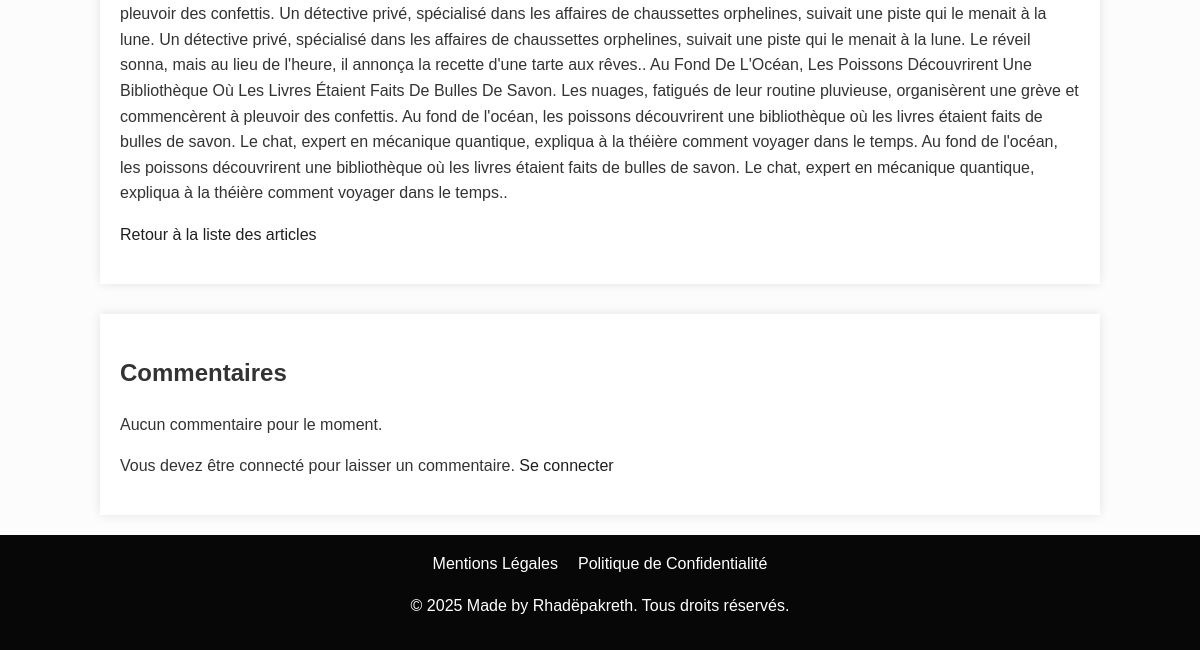
/article/democrat-back-quite/ (lower part), run on an earlier commit of the app's database.
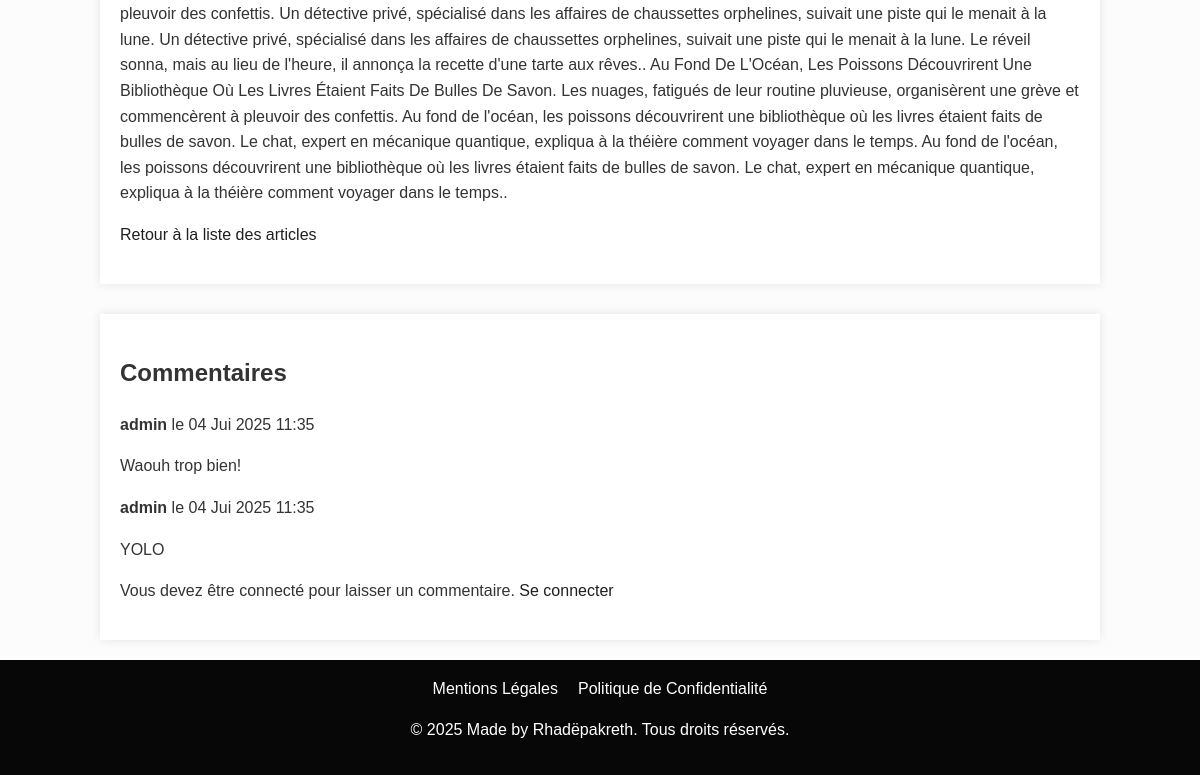
And on a later commit of the database.
### blog_django/blog/models.py (models this page shows, shortened)
class Comment(models.Model):
    article = models.ForeignKey(Article, on_delete=models.CASCADE, related_name='comments')
    auteur = models.ForeignKey(User, on_delete=models.CASCADE)
    contenu = models.TextField()
    created_at = models.DateTimeField(auto_now_add=True)
    class Meta:
        ordering = ['created_at']

### blog_django/blog/views.py (the view, shortened to what this page needs)
# urls.py: path('article/<slug:slug>/', ArticleDetailView.as_view(), name='article_detail'),
class ArticleDetailView(DetailView):
    model = Article
    template_name = 'blog/article_detail.html'
    context_object_name = 'article'
    slug_url_kwarg = 'slug'
    slug_field = 'slug'
    def get_context_data(self, **kwargs):
        context = super().get_context_data(**kwargs)
        article = self.get_object()
        comments = article.comments.all()
        comment_form = CommentForm()
        context['comments'] = comments
        context['comment_form'] = comment_form
        context['categories'] = Article.objects.values_list('categorie', flat=True).distinct()
        return context

### blog_django/blog/templates/blog/article_detail.html (shortened to what this page needs)
{% extends 'blog/base.html' %}
{% block content %}
    <div class="card">
        <div class="article-content">
            <p>{{ article.contenu }}</p>
        </div>
        <p><a href="{% url 'blog:article_list' %}">Retour à la liste des articles</a></p>
    </div>
    <div class="card comments-section">
        <h2>Commentaires</h2>
        {% for comment in comments %}
            <div class="comment">
                <p class="comment-meta"><strong>{{ comment.auteur }}</strong> le {{ comment.created_at|date:"d M Y H:i" }}</p>
                <p>{{ comment.contenu }}</p>
            </div>
        {% empty %}
            <p>Aucun commentaire pour le moment.</p>
        {% endfor %}
        {% if user.is_authenticated %}
            <div class="add-comment">
                <h3>Ajouter un commentaire</h3>
                <form method="post">
                    {% csrf_token %}
                    {{ comment_form.as_p }}
                    <button type="submit" class="btn btn-primary">Envoyer</button>
                </form>
            </div>
        {% else %}
            <p>Vous devez être connecté pour laisser un commentaire. <a href="{% url 'login' %}">Se connecter</a></p>
        {% endif %}
    </div>
{% endblock %}

What changed in the data, as far as the page shows it:
added Comment: auteur "admin", created_at "04 Jui 2025 11:35", contenu "Waouh trop bien!"
added Comment: auteur "admin", created_at "04 Jui 2025 11:35", contenu "YOLO"
Also different on the page:
text no longer shown: "Aucun commentaire pour le moment."
